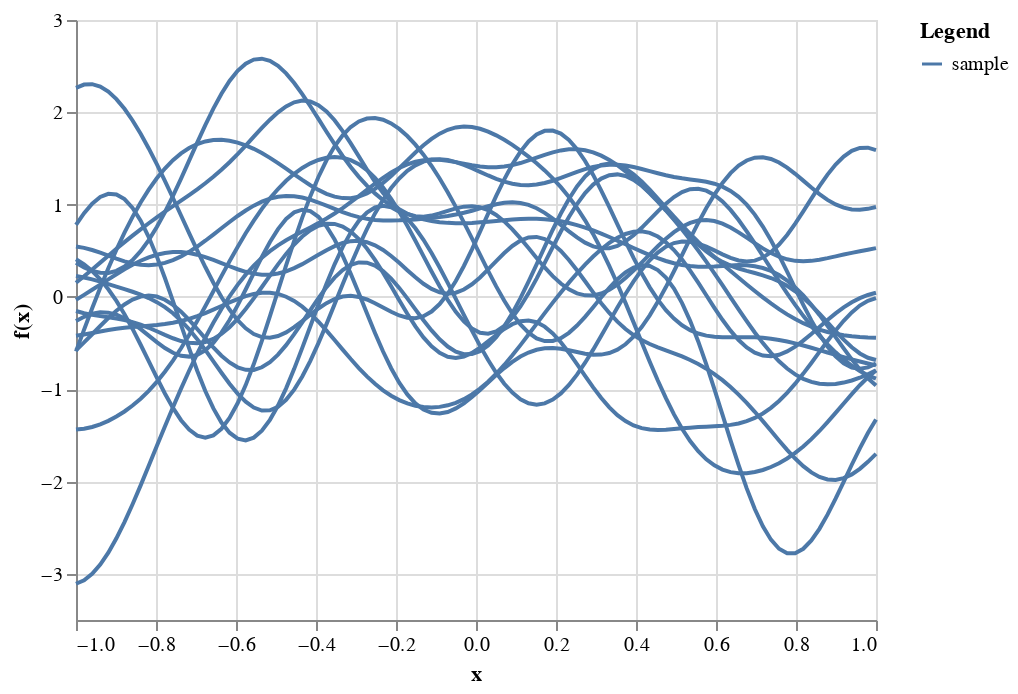

The cell this chart's notebook holds for it:
### Markdown cell above
- Draw many samples from a given kernel
- Condition on a couple of samples
- x_new is many other points

### Code cell
# Prior samples
n_points = 100
x_coords = np.linspace(-1,1,n_points)
numpy_samples = scipy.stats.multivariate_normal(mean = np.zeros(n_points), 
                                                cov = kernel_rbf_full(x_coords, x_coords),
                                               allow_singular=True).rvs(size=15)
plot_numpy_samples(x_coords,numpy_samples)

### Figure 1 — Vega-Lite specification as saved in the notebook (floating-point values rounded to 4 significant figures; data arrays with more than 128 entries replaced by an {"elided": "..."} marker saying what was removed)
{"config": {"view": {"continuousWidth": 400, "continuousHeight": 300}}, "data": {"name": "data-c66fc01757a6c68a70b51aa14d42bcaa"}, "mark": "line", "encoding": {"color": {"type": "nominal", "field": "label", "title": "Legend"}, "detail": {"type": "nominal", "field": "sample_id"}, "x": {"type": "quantitative", "field": "x"}, "y": {"type": "quantitative", "field": "f(x)"}}, "$schema": "https://vega.github.io/schema/vega-lite/v4.0.2.json", "datasets": {"data-c66fc01757a6c68a70b51aa14d42bcaa": {"elided": "1500 records"}}}
